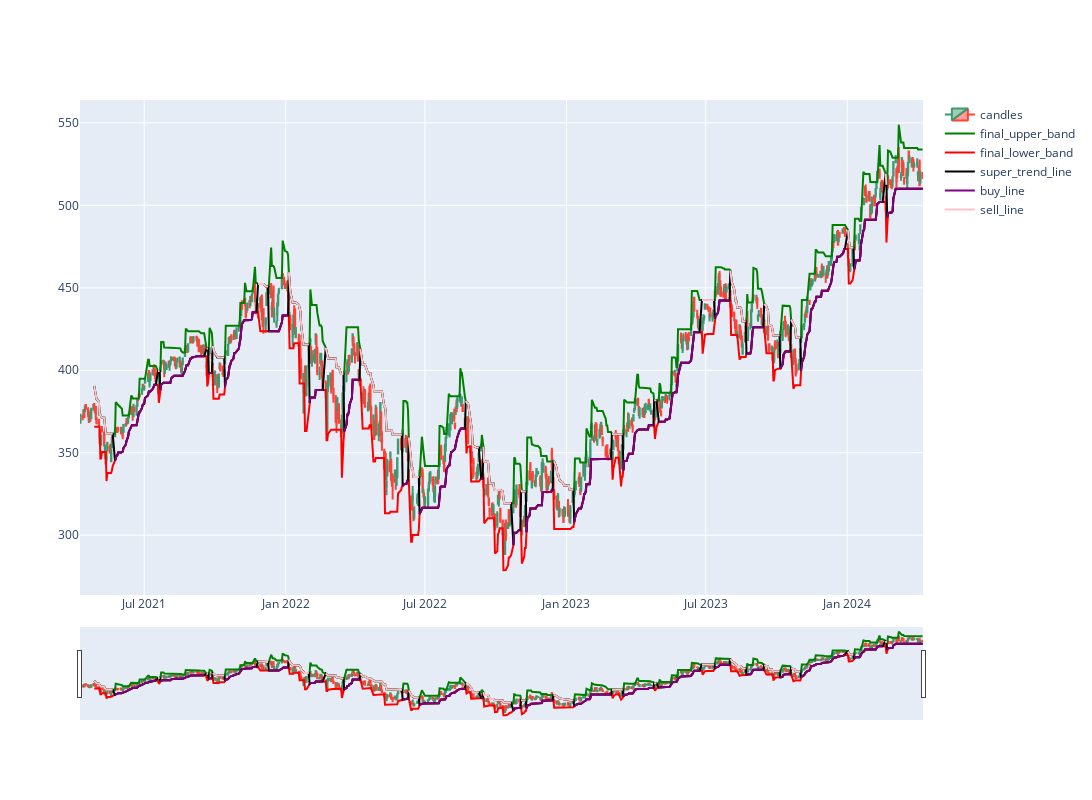
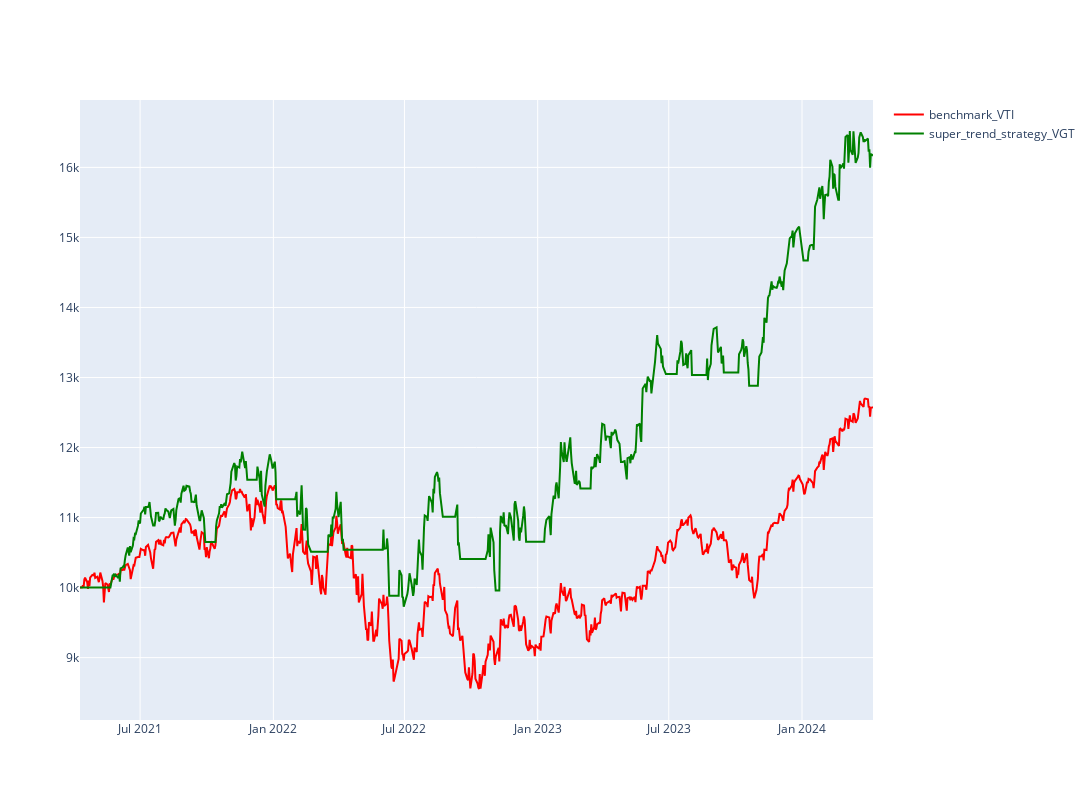

The cell these charts' notebook holds for them, in order:
### Code cell
from super_trend_lib import SuperTrendRunner

vgt_runner = SuperTrendRunner(ticker='VGT', debug_mode=True)
vgt_runner.explore(period="3y")

### Figure 1 — Plotly figure (JSON) as saved in the notebook; plotly's stock layout.template omitted (floating-point values rounded to 4 significant figures; data arrays with more than 128 entries replaced by an {"elided": "..."} marker saying what was removed)
{"data": [{"close": {"elided": "754 float values"}, "high": {"elided": "754 float values"}, "low": {"elided": "754 float values"}, "name": "candles", "open": {"elided": "754 float values"}, "type": "candlestick", "x": {"elided": "754 str values"}}, {"line": {"color": "green"}, "name": "final_upper_band", "type": "scatter", "x": {"elided": "754 str values"}, "y": {"elided": "754 float values"}}, {"line": {"color": "red"}, "name": "final_lower_band", "type": "scatter", "x": {"elided": "754 str values"}, "y": {"elided": "754 float values"}}, {"line": {"color": "black"}, "name": "super_trend_line", "type": "scatter", "x": {"elided": "754 str values"}, "y": {"elided": "754 float values"}}, {"line": {"color": "purple"}, "name": "buy_line", "type": "scatter", "x": {"elided": "754 str values"}, "y": {"elided": "754 float values"}}, {"line": {"color": "pink"}, "name": "sell_line", "type": "scatter", "x": {"elided": "754 str values"}, "y": {"elided": "754 float values"}}], "layout": {"autosize": false, "height": 800, "width": 1200}}

### Figure 2 — Plotly figure (JSON) as saved in the notebook; plotly's stock layout.template omitted (floating-point values rounded to 4 significant figures; data arrays with more than 128 entries replaced by an {"elided": "..."} marker saying what was removed)
{"data": [{"line": {"color": "red"}, "name": "benchmark_VTI", "type": "scatter", "x": {"elided": "754 str values"}, "y": {"elided": "754 float values"}}, {"line": {"color": "green"}, "name": "super_trend_strategy_VGT", "type": "scatter", "x": {"elided": "754 str values"}, "y": {"elided": "754 float values"}}], "layout": {"autosize": false, "height": 800, "width": 1200}}
